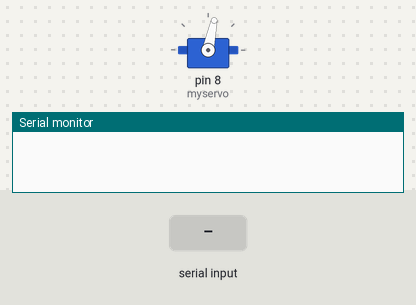
Simulated run of this sketch. Board: Arduino Uno, built with avr-gcc and run on an emulated ATmega328P. On the bench: servo, the last lines printed to the serial monitor. The inputs (shaded band) are chosen by the test bench.

Above: at 1.2 s.
1.3 s: "1" received over the second serial link
At 1.8 s:
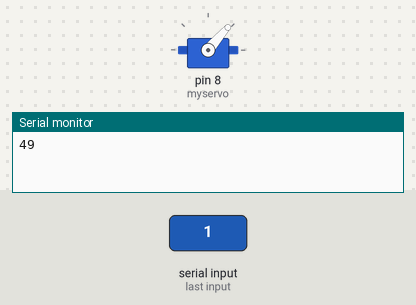
2.8 s: "0" received over the second serial link
At 4.2 s:
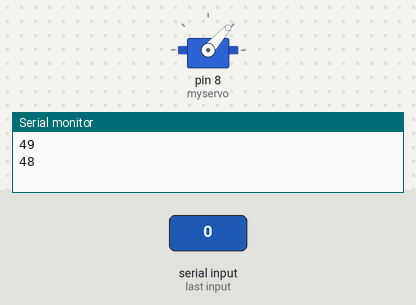
Timing chart, 0 to 5.8 s (numbered marks = the images above; inputs shaded):
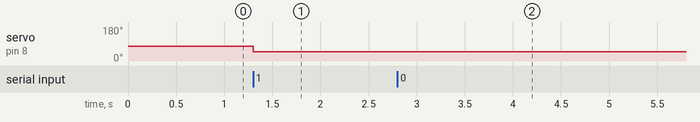

The sketch:

bluetooth_servo_serial.ino
```cpp
#include <SoftwareSerial.h>;

#include <Servo.h>;

Servo myservo;

int bluetoothTx = 10;

int bluetoothRx = 11;

SoftwareSerial bluetooth(bluetoothTx, bluetoothRx);

void setup()

{

myservo.attach(8);
myservo.write(78);

//Setup usb serial connection to computer

Serial.begin(9600);

//Setup Bluetooth serial connection to android

bluetooth.begin(9600);

}

void loop()

{

//Read from bluetooth and write to usb serial

if(bluetooth.available()> 0 )

{

int servopos = bluetooth.read();

Serial.println(servopos);

myservo.write(servopos);

}

}
```

Measured:
- after the input at 1.3 s, servo on pin 8 (myservo): 78° → 49° at once
- after the input at 2.8 s, servo on pin 8 (myservo): 49° → 48° at once
